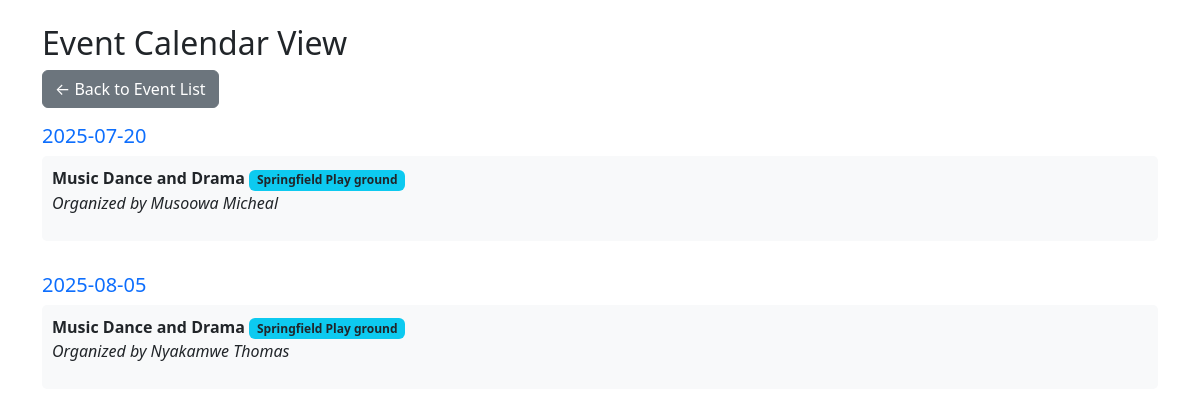
/events/calendar.php, run on the app's committed database.
### tables this page shows
CREATE TABLE `events` (
  `event_id` int(11) NOT NULL,
  `name` varchar(100) DEFAULT NULL,
  `description` text DEFAULT NULL,
  `event_date` date DEFAULT NULL,
  `location` varchar(100) DEFAULT NULL,
  `organizer_id` int(11) DEFAULT NULL
);

CREATE TABLE `staff` (
  `staff_id` int(11) NOT NULL,
  `first_name` varchar(50) DEFAULT NULL,
  `last_name` varchar(50) DEFAULT NULL,
  `dob` date DEFAULT NULL,
  `role` varchar(50) DEFAULT NULL,
  `department` varchar(50) DEFAULT NULL,
  `email` varchar(100) DEFAULT NULL,
  `phone` varchar(20) DEFAULT NULL,
  `address` text DEFAULT NULL,
  `password` varchar(255) NOT NULL
);

### events/calendar.php (the view, shortened to what this page needs)
<?php
require_once('../db.php');
$query = "SELECT e.*, s.first_name, s.last_name
          FROM events e
          LEFT JOIN staff s ON e.organizer_id = s.staff_id
          ORDER BY e.event_date ASC";
$result = $conn->query($query);
$calendar = [];
while($row = $result->fetch_assoc()) {
    $calendar[$row['event_date']][] = $row;
}
?>
<!DOCTYPE html>
<html>
<head>
    <link rel="stylesheet" href="https://cdn.jsdelivr.net/npm/bootstrap@5.3.2/dist/css/bootstrap.min.css">
</head>
<body class="container py-4">
    <h2>Event Calendar View</h2>
    <a href="eventlist.php" class="btn btn-secondary mb-3">&larr; Back to Event List</a>
    <?php if (empty($calendar)): ?>
        <div class="alert alert-warning">No events found.</div>
    <?php else: ?>
        <?php foreach ($calendar as $date => $events): ?>
            <div class="calendar-day">
                <h5 class="text-primary"><?= htmlspecialchars($date) ?></h5>
                <?php foreach ($events as $event): ?>
                    <div class="event-box">
                        <strong><?= htmlspecialchars($event['name']) ?></strong>
                        <span class="badge bg-info text-dark"><?= htmlspecialchars($event['location']) ?></span>
                        <br>
                        <em>Organized by <?= htmlspecialchars(trim($event['first_name'].' '.$event['last_name'])) ?></em>
                    </div>
                <?php endforeach; ?>
            </div>
        <?php endforeach; ?>
    <?php endif; ?>
</body>
</html>

### events/calendar.php (style rules this page uses)
.calendar-day { margin-bottom:2em; }
.event-box { border-radius:5px; padding:10px; margin-bottom:10px; background:#f8f9fa; }

### data on the page
events: name "Music Dance and Drama", location "Springfield Play ground", organizer.last_name "Musoowa Micheal"
events: name "Music Dance and Drama", location "Springfield Play ground", organizer.last_name "Nyakamwe Thomas"

### other printed values
$date "2025-07-20"
$date "2025-08-05"
